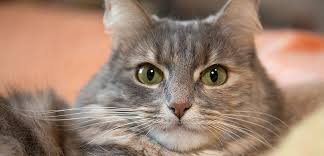
#> input picture images/cat_2.jpg, 324 x 156 px; its folder holds 4 pictures in this run
$ python classify_images.py
#> lines starting #> are read from the running program, lines starting #| are printed output that depends on the picture
print("Starting image classification...")
import os
from sklearn.linear_model import LogisticRegression
from sklearn.model_selection import train_test_split
from sklearn.metrics import accuracy_score
from sklearn.preprocessing import StandardScaler
from skimage.io import imread
from skimage.color import rgb2gray
from skimage.transform import resize
import numpy as np

# مجلد الصور
IMAGE_DIR = os.path.join(os.path.dirname(__file__), "images")

X = []
y = []

for filename in os.listdir(IMAGE_DIR):
    if filename.endswith(".jpg") or filename.endswith(".png"):
        label = filename.split("_")[0]  # cat_1.jpg -> label = 'cat'
        img = imread(os.path.join(IMAGE_DIR, filename))
#> img is the input picture: shape (156, 324, 3); mean R, G, B 156.5, 129, 111.1
        img = rgb2gray(img)  # أبيض وأسود
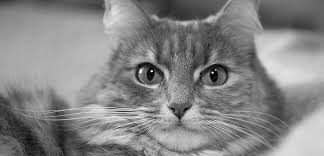
#> img: shape (156, 324) float64; min 0.000565, max 0.999, mean 0.524
        img = resize(img, (28, 28))  # تصغير لتوحيد الأبعاد
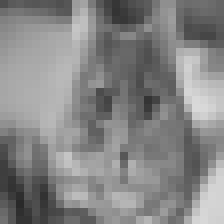
#> img: shape (28, 28) float64 (shown 8 times larger); min 0.161, max 0.853, mean 0.524
        X.append(img.flatten())
        y.append(label)
#> pass 2 of the loop `for filename in os.listdir(IMAGE_DIR):`:
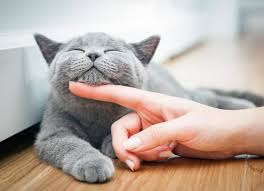
#> input picture images/cat_3.jpg, 264 x 191 px
#> img is the input picture: shape (191, 264, 3); mean R, G, B 184.7, 171.4, 163
#> `img = rgb2gray(img)`:
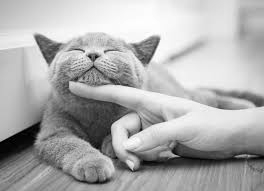
#> img: shape (191, 264) float64; min 0, max 1, mean 0.681
#> `img = resize(img, (28, 28))`:
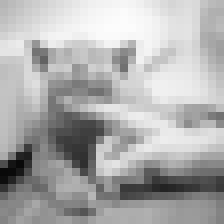
#> img: shape (28, 28) float64 (shown 8 times larger); min 0.0361, max 0.991, mean 0.681
#> pass 3 of the loop `for filename in os.listdir(IMAGE_DIR):`:
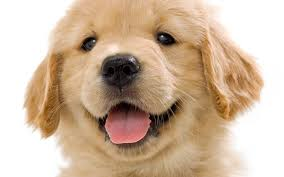
#> input picture images/dog_1.jpg, 284 x 177 px
#> img is the input picture: shape (177, 284, 3); mean R, G, B 206.6, 182.8, 159.1
#> `img = rgb2gray(img)`:
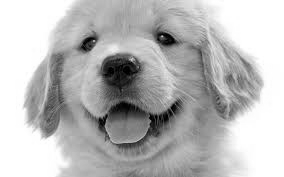
#> img: shape (177, 284) float64; min 0.00225, max 1, mean 0.73
#> `img = resize(img, (28, 28))`:
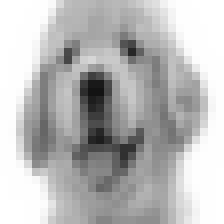
#> img: shape (28, 28) float64 (shown 8 times larger); min 0.0747, max 1, mean 0.73
#> the loop made 4 passes; the first 3 are shown


print("Number of images loaded:", len(X))
X = np.array(X)
y = np.array(y)

print("Number of images loaded:", len(X))
print("pp:", y)
# تقسيم البيانات
X_train, X_test, y_train, y_test = train_test_split(X, y, test_size=0.2, random_state=42)

# مقياس البيانات
scaler = StandardScaler()
X_train = scaler.fit_transform(X_train)
X_test = scaler.transform(X_test)

# نموذج AI بسيط
model = LogisticRegression(max_iter=1000)
model.fit(X_train, y_train)

# التنبؤ والدقة
y_pred = model.predict(X_test)
accuracy = accuracy_score(y_test, y_pred)

print(f"Model Accuracy: {accuracy*100:.2f}%")
